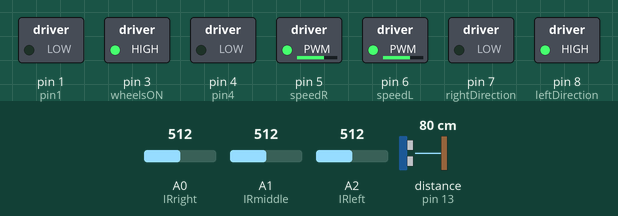
Simulated run of this sketch. Board: Arduino Uno, built with avr-gcc and run on an emulated ATmega328P. Shown: switched loads named in the sketch (green lamp = pin HIGH). Dashed ring = blinking. Inputs (shaded band) come from the test bench; at power-on: A0 (IRright) = 512, A2 (IRleft) = 512, A1 (IRmiddle) = 512, distance to the obstacle (sensor on pin 13) 80 cm. The echo pulse lasts 58.3 µs per cm.

Above: at 4.2 s.
4.3 s: A0 (IRright) set to 109
6.4 s: A0 (IRright) set to 89
At 7.41 s:
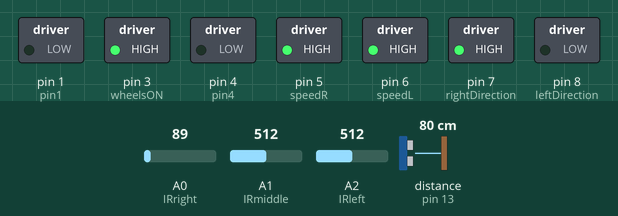
9.4 s: A2 (IRleft) set to 65
At 10.31 s:
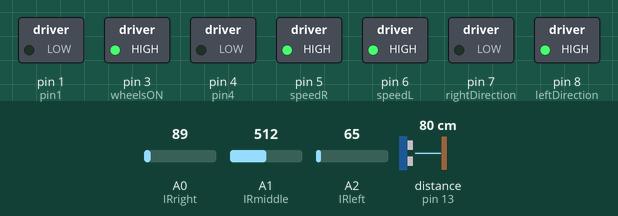
12.4 s: A2 (IRleft) set to 306
At 12.93 s:
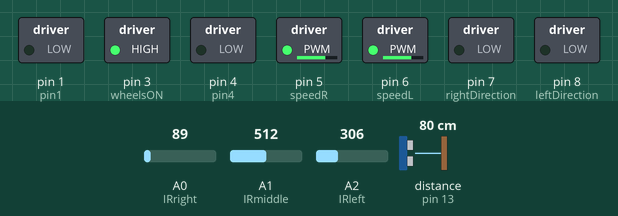
15.4 s: A2 (IRleft) set to 40
At 15.54 s:
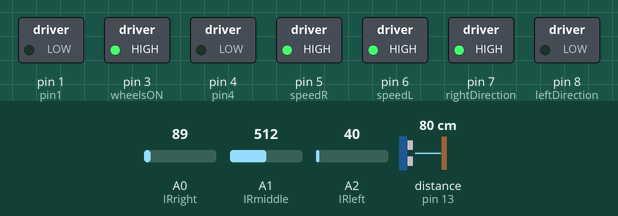
Timing chart, 0 to 19.4 s (numbered marks = the images above; inputs shaded):
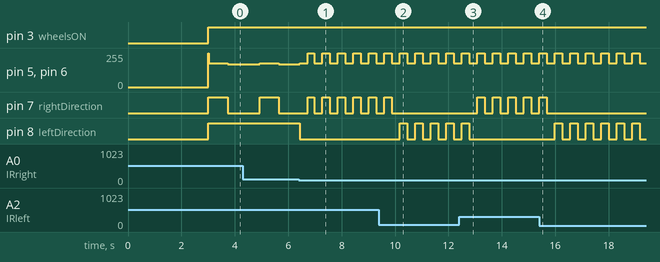

The sketch:

attackFromLeft.ino
```cpp
 #include <SR04.h>


 #define IRright A0
 #define IRmiddle A1
 #define IRleft A2
 #define TRIG_PIN 13
 #define ECHO_PIN 12


 long distance;
 bool isSpinning = false;

 unsigned long startTime;
unsigned long currTime;
unsigned long ultrasonicStartTime;
unsigned long ultrasonicCurrTime;


SR04 sr04 = SR04(ECHO_PIN,TRIG_PIN);


  int pin1 = 1;
  int modeSwitch = 2;
  int wheelsON = 3;
  int pin4 = 4;
  int speedR = 5;
  int speedL = 6;
  int rightDirection = 7;
  int leftDirection = 8;


void setup() {
  pinMode(speedR, OUTPUT);
  pinMode(speedL, OUTPUT);
  pinMode(rightDirection, OUTPUT);
  pinMode(leftDirection, OUTPUT);
  pinMode(pin1, OUTPUT);
  pinMode(modeSwitch, INPUT);
  pinMode(wheelsON, OUTPUT);
  pinMode(pin4, OUTPUT);
  pinMode(IRleft, INPUT);
  pinMode(IRmiddle, INPUT);
  pinMode(IRright, INPUT);

  startTime = millis();
  ultrasonicStartTime = millis();

  delay(3000);
}


//////////////////////////////////////////////////////  Functions //////////////////////////////////////////////////


void forward(int speed) {
    digitalWrite(wheelsON, HIGH);
    digitalWrite(rightDirection, HIGH);
    digitalWrite(leftDirection, HIGH);
    analogWrite(speedR, speed);
    analogWrite(speedL, speed);
}

void backward(int speed) {
    digitalWrite(wheelsON, HIGH);
    digitalWrite(rightDirection, LOW);
    digitalWrite(leftDirection, LOW);
    analogWrite(speedR, 180);
    analogWrite(speedL, 180);
}

void clockwise(int speed) {
    digitalWrite(wheelsON, HIGH);
    digitalWrite(rightDirection, LOW);
    digitalWrite(leftDirection, HIGH);
    analogWrite(speedR, speed);
    analogWrite(speedL, speed);
}

void counterClockwise(int speed) {
    digitalWrite(wheelsON, HIGH);
    digitalWrite(rightDirection, HIGH);
    digitalWrite(leftDirection, LOW);
    analogWrite(speedR, speed);
    analogWrite(speedL, speed);
}


//for the infrared sensors. If sees white on LEFT = 0; MIDDLE = 1; RIGHT = 2; BLACK = 4
int infrared(){
  float left = analogRead(IRleft);
  float right = analogRead(IRright);
  float middle = analogRead(IRmiddle);

  if (left < 100 && middle < 100 && right < 100){
    return 1;
  }
  else if (left < 100){
    return 0;
  }
  else if (right < 100){
    return 2;
  }
  else {
    return 4;     //Safty return
  }
}


//Looks for the edge of the mat
bool matEdge(){
  //check for edge of mat
  if(infrared() == 2){
    backward(255);
    delay(300);
    counterClockwise(255);
    delay(250);

    isSpinning = false;

    return true;
  }
  else if (infrared() == 0){
    backward(255);
    delay(300);
    clockwise(255);
    delay(250);
    isSpinning = false;

    return true;
  }
  else if (infrared() == 1){
    backward(255);
    delay(300);
    clockwise(255);
    delay(350);

    isSpinning = false;

    return true;
  }
  else{
    return false;
  }
}


////////////////////////////////////////////////////////// Main Loop ////////////////////////////////////////////


void loop() {

  if (ultrasonicCurrTime - ultrasonicStartTime > 50){   //for ultrasonic sensor
    distance = sr04.Distance();
    ultrasonicStartTime = ultrasonicCurrTime;
  }

  currTime = millis();
  ultrasonicCurrTime = millis();


  if (distance < 75){    //when found


    if (isSpinning){
      counterClockwise(255);    //stop spinning
    delay(50);
    }

    while (distance < 75){
      ultrasonicCurrTime = millis();    //just for ultrasonic sensor
      forward(255);           //push off mat
      if (matEdge()){
        startTime = currTime;
      }
      if (ultrasonicCurrTime - ultrasonicStartTime > 50){  // just for ultrasonic sensor
        distance = sr04.Distance();
        ultrasonicStartTime = ultrasonicCurrTime;
      }

      while (distance < 8){                   //When it is actually pushing a bot
        ultrasonicCurrTime = millis();    //just for ultrasonic sensor
        forward(255);           //push off mat
        if (matEdge()){
          startTime = currTime;
        }
        if (ultrasonicCurrTime - ultrasonicStartTime > 50){  // just for ultrasonic sensor
          distance = sr04.Distance();
          ultrasonicStartTime = ultrasonicCurrTime;
        }
      }
    }
  }
  else{


    if (currTime - startTime <= 700){    // Drive forward
      forward(180);
      isSpinning = false;
    }
    else if (currTime - startTime <= 1900){
      clockwise(170);           //searching for opponent  Spinning
      isSpinning = true;
    }
    else{
      startTime = currTime;                 // reset cycle
    }

    if (matEdge()){
      startTime = currTime;
    }
  }

}
```

Measured:
- the behaviour switches between 100 and 99 on A0 (IRright) (found by bisection; images 0 and 1)
- after the input at 6.4 s, pin 8 (leftDirection): HIGH → LOW at once
- after the input at 9.4 s, pin 7 (rightDirection): goes on until 9.9 s, then stays LOW; pin 8 (leftDirection): alternates HIGH for 0.28 s and LOW for 0.30 s, starting after 0.78 s
- after the input at 12.4 s, pin 7 (rightDirection): alternates HIGH for 0.28 s and LOW for 0.30 s, starting after 0.68 s; pin 8 (leftDirection): goes on until 12.8 s, then stays LOW
- after the input at 15.4 s, pin 7 (rightDirection): goes on until 15.7 s, then stays LOW; pin 8 (leftDirection): alternates HIGH for 0.28 s and LOW for 0.30 s, starting after 0.59 s
- by itself, pin 5 (speedR), pin 6 (speedL): alternates 255/255 for 0.28 s and 180/255 for 0.30 s
- by itself, pin 7 (rightDirection): alternates HIGH for 0.28 s and LOW for 0.30 s
